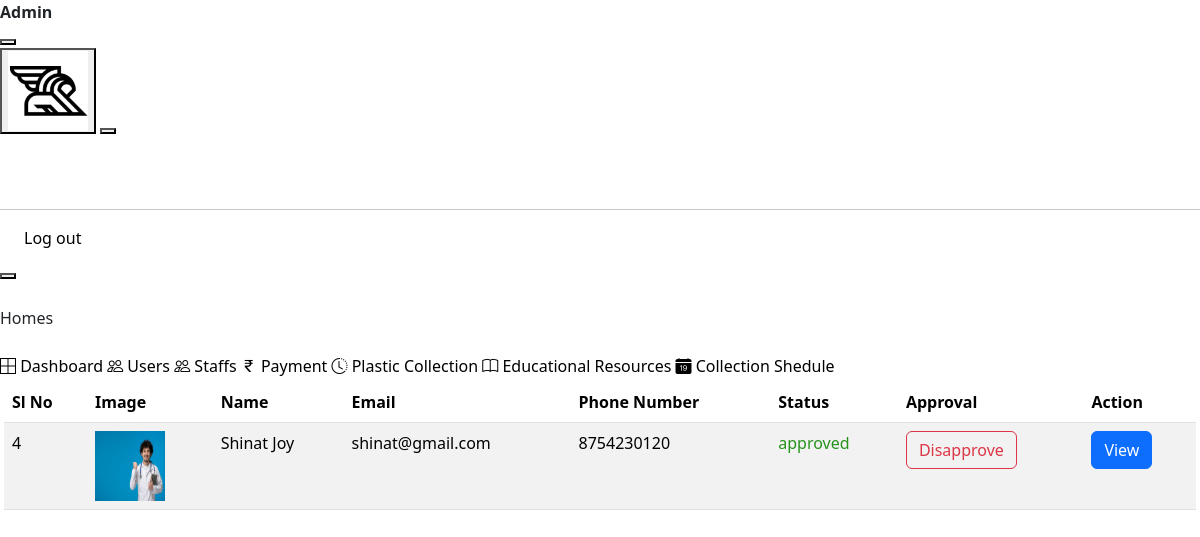
/staff_list (signed in), run on the app's committed database.
### smApp/models.py (models this page shows, shortened)
class Customer(models.Model):
    APPROVAL_CHOICES = [
        ('pending', 'Pending'),
        ('approved', 'Approved'),
        ('disapproved', 'Disapproved'),
    ]
    role = models.CharField(max_length=20,null=True)
    user = models.OneToOneField(User, on_delete=models.CASCADE, primary_key=True, related_name='customer')
    name = models.CharField(max_length=20)
    phone = models.CharField(max_length=20)
    email = models.EmailField()
    image = models.ImageField(upload_to='customer_images/', null=True, blank=True)
    approve = models.CharField(max_length=20, choices=APPROVAL_CHOICES, default='pending')
    house_number = models.CharField(max_length=20,null=True)
    ward_number = models.CharField(max_length=20,null=True)

### smApp/views.py (the view)
# urls.py: path('staff_list',views.staff_list,name='staff_list'),
def staff_list(request):
    users = Customer.objects.all()
    context = {
        'users':users
    }
    return render(request,'staff_list.html',context)

### smApp/context_processor.py (called while the page is built)
def global_context(request):
    user_id = request.session['user_id']
    today = date.today()
    start_date = today
    end_date = today + timedelta(days=2)
    filtered_data = PlasticCollectionSchedule.objects.filter(date__range=(start_date, end_date), user=user_id)
    print(filtered_data)
    context = {
        'filtered_data':filtered_data,
        'count':filtered_data.count()
    }
    return context

### templates/staff_list.html (shortened to what this page needs)
{% extends 'admin_index.html' %} {% block content %}
<link
  href="https://cdn.jsdelivr.net/npm/bootstrap@5.3.3/dist/css/bootstrap.min.css"
  rel="stylesheet"
/>
<div
  class="page-wrapper pt-8 pl-5"
  id="main-wrapper"
  data-layout="vertical"
  data-navbarbg="skin6"
  data-sidebartype="full"
  data-sidebar-position="fixed"
  data-header-position="fixed"
>
  <table class="table table-striped table-hover">
    <thead>
      <tr>
        <th scope="col">Sl No</th>
        <th scope="col">Image</th>
        <th scope="col">Name</th>
        <th scope="col">Email</th>
        <th scope="col">Phone Number</th>
        <th scope="col">Status</th>
        <th scope="col">Approval</th>
        <th scope="col">Action</th>
      </tr>
    </thead>
    <tbody>
      {% for user in users %}
      {% if user.role == 'staff' %}
      <tr>
        <td>{{forloop.counter}}</td>
        <td>
          <img style="width: 70px; height: 70px" src="{{ user.image.url }}" />
        </td>
        <td>{{ user.name }}</td>
        <td style="text-transform: lowercase;">{{ user.email }}</td>
        <td>{{ user.phone }}</td>
        {% if user.approve == 'pending' %}
        <td style="color: #bac614">{{ user.approve }}</td>
        {% elif user.approve == 'approved' %}
        <td style="color: #26921b">{{ user.approve }}</td>
        {% elif user.approve == 'disapproved' %}
        <td style="color: #f01010">{{ user.approve }}</td>
        {% endif %}
        <td>
          <form
            action="{% url 'update_approval_status' user.user.id %}"
            method="POST"
          >
            {% csrf_token %} {% if user.approve == 'pending' %}
            <button
              type="submit"
              name="approve"
              value="approved"
              class="btn btn-outline-success"
            >
              Approve
            </button>
            {% elif user.approve == 'approved' %}
            <button
              type="submit"
              name="approve"
              value="disapproved"
              class="btn btn-outline-danger"
            >
              Disapprove
            </button>
            {% endif %}
          </form>
        </td>
        <td>
          <a href="admin_view_users/{{ user.user.id }}/"  type="button" class="btn btn-primary">View</a>
        </td>
      </tr>
      {% endif %}
      {% endfor %}
    </tbody>
  </table>
</div>
{% endblock %}

### static/css/style.css (style rules this page uses)
body { font-family: "Poppins", sans-serif; color: #040000; background-color: #ffffff; overflow-x: hidden; }
a, a:hover, a:focus { text-decoration: none; }
.btn, .btn:focus { outline: none !important; -webkit-box-shadow: none; box-shadow: none; }

### data on the page
Customer: image (picture), name "Shinat Joy", email "shinat@gmail.com", phone "8754230120", approve "approved", shows "Disapprove"
